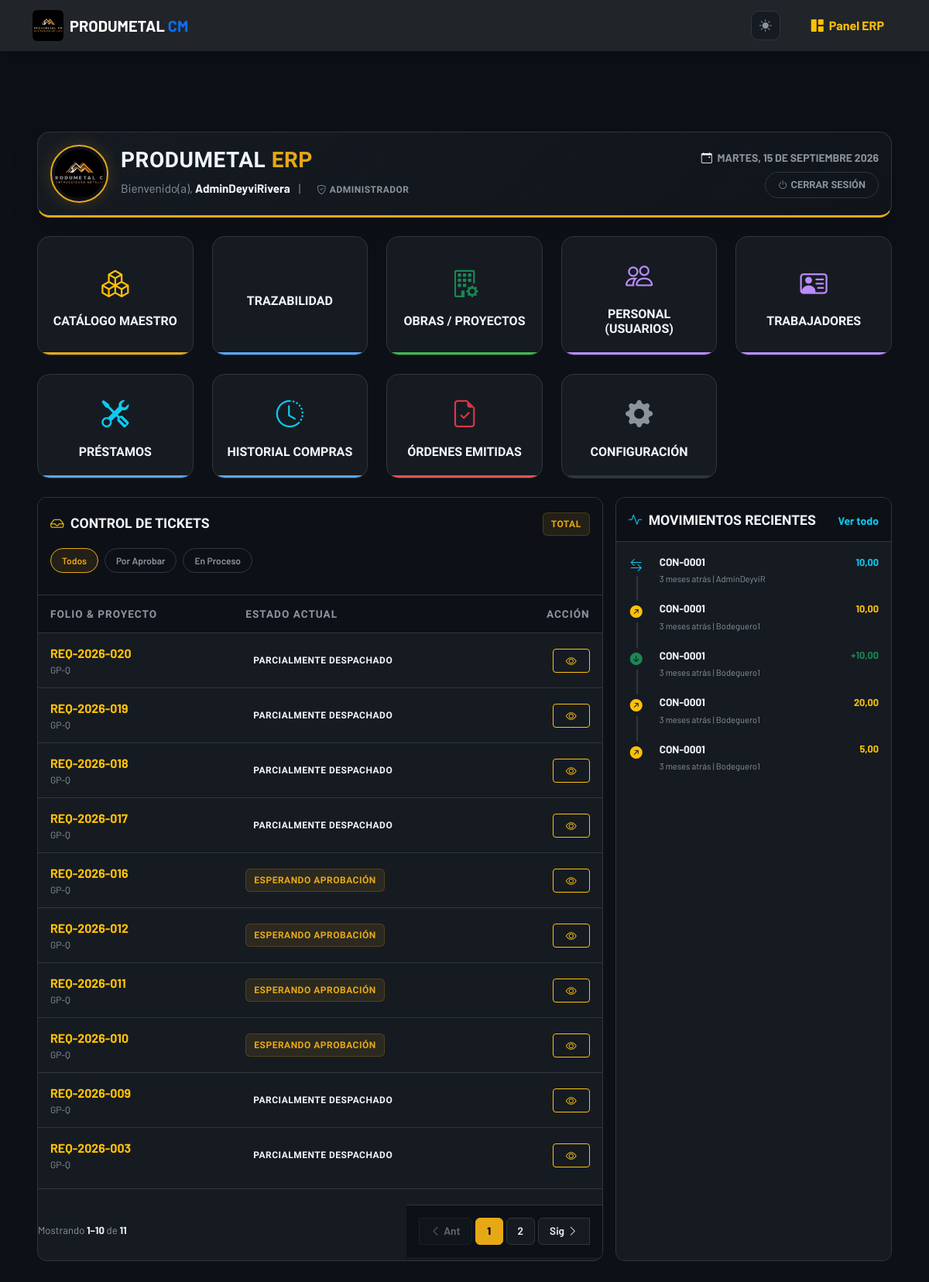
Page /erp/dashboard/ (signed in) on the earlier database version.
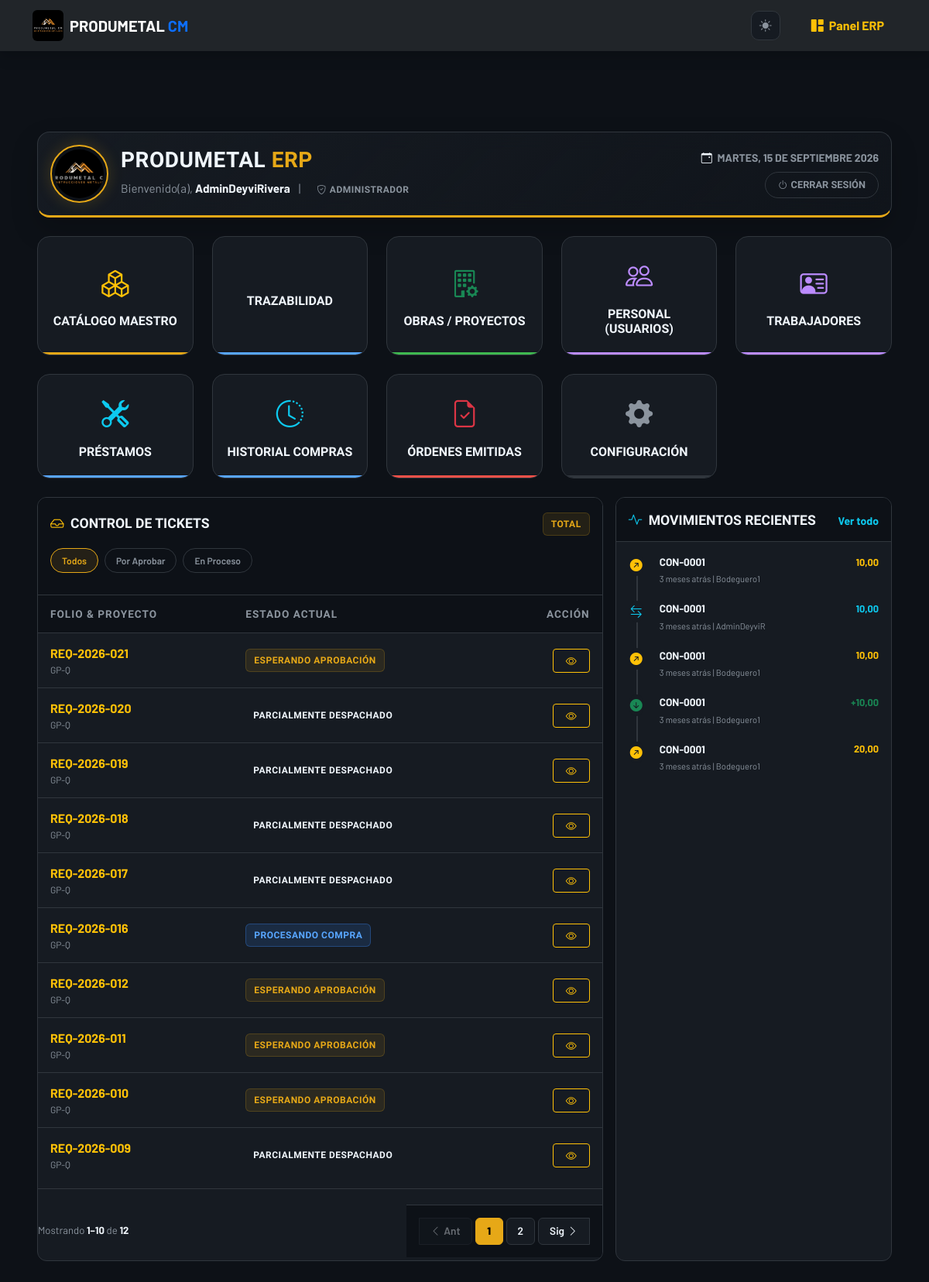
Same page on the later database version.
### web/models.py (models this page shows, shortened)
class Requerimiento(models.Model):
    ESTADOS = [
        ('PENDIENTE', 'Pendiente de Aprobación Admin'),
        ('APROBADO', 'Aprobado'),
        ('RECHAZADO', 'Rechazado'),
        ('PARCIALMENTE_DESPACHADO', 'Parcialmente Despachado'),
        ('DESPACHADO', 'Despachado Totalmente'),
        ('EN_COMPRAS', 'Enviado a Compras'),
        ('CERRADO_INCOMPLETO', 'Cerrado Incompleto por Bodega'),
    ]
    folio = models.CharField(max_length=20, unique=True, blank=True, editable=False)
    solicitante = models.ForeignKey(User, on_delete=models.PROTECT, related_name='requerimientos')
    proyecto = models.ForeignKey(Proyecto, on_delete=models.PROTECT)
    fecha_solicitud = models.DateTimeField(auto_now_add=True)
    estado = models.CharField(max_length=30, choices=ESTADOS, default='PENDIENTE')
    observaciones = models.TextField(blank=True)
    history = HistoricalRecords()

class Proyecto(models.Model):
    nombre = models.CharField(max_length=200)
    centro_costos = models.CharField(max_length=100, unique=True, blank=True)
    descripcion = models.TextField(blank=True, null=True, verbose_name="Descripción del Proyecto")
    is_active = models.BooleanField(default=True, help_text="Desmarcar para borrado lógico")
    fecha_creacion = models.DateTimeField(auto_now_add=True)
    bodega_proyecto = models.OneToOneField(Bodega, on_delete=models.SET_NULL, null=True, blank=True, related_name='proyecto_asociado')
    history = HistoricalRecords() # AUDITORÍA TOTAL

class MovimientoInventario(models.Model):
    TIPO_MOVIMIENTO = [
        ('INGRESO', 'Ingreso por Compra (Abastecimiento)'),
        ('SALIDA', 'Salida por Requerimiento (Despacho)'),
        ('AJUSTE', 'Ajuste Manual de Inventario'),
        ('VENTA', 'Venta a Terceros'),
        ('TRANSFERENCIA', 'Transferencia entre Bodegas'),
        ('PRESTAMO', 'Préstamo a Trabajador'),
        ('DEVOLUCION_PRESTAMO', 'Devolución de Préstamo'),
    ]
    material = models.ForeignKey(Material, on_delete=models.PROTECT, related_name='movimientos')
    tipo = models.CharField(max_length=20, choices=TIPO_MOVIMIENTO)
    cantidad = models.DecimalField(max_digits=10, decimal_places=2)
    bodega_origen = models.ForeignKey(Bodega, on_delete=models.SET_NULL, null=True, blank=True, related_name='movimientos_salida')
    bodega_destino = models.ForeignKey(Bodega, on_delete=models.SET_NULL, null=True, blank=True, related_name='movimientos_ingreso')
    fecha_hora = models.DateTimeField(default=timezone.now)
    responsable = models.ForeignKey(User, on_delete=models.SET_NULL, null=True, blank=True)
    requerimiento_asociado = models.ForeignKey('Requerimiento', on_delete=models.SET_NULL, null=True, blank=True)
    orden_compra_asociada = models.ForeignKey('OrdenCompra', on_delete=models.SET_NULL, null=True, blank=True)
    observaciones = models.TextField(blank=True, null=True)
    certificado_calidad = models.FileField(
        upload_to='certificados/%Y/%m/%d/', blank=True, null=True,
        validators=[FileExtensionValidator(allowed_extensions=['pdf'])],
        help_text="Certificado de calidad subido por bodega"
    )
    history = HistoricalRecords()

class Material(models.Model):
    categoria = models.ForeignKey(Categoria, on_delete=models.PROTECT)
    sku = models.CharField(
        max_length=50, unique=True, blank=True, editable=False,
        help_text="Código único auto-generado"
    )
    nombre = models.CharField(
        max_length=200,
        help_text="Nombre comercial o norma técnica"
    )
    descripcion = models.TextField(blank=True, null=True)
    stock_actual = models.DecimalField(
        max_digits=10, decimal_places=2, default=0.00,
        help_text="Stock Total (Suma de bodegas). Denormalizado para reportes rápidos."
    )
    stock_minimo = models.DecimalField(
        max_digits=10, decimal_places=2, default=5.00,
        help_text="Umbral para alertas de reabastecimiento"
    )
    precio_base = models.DecimalField(
        max_digits=10, decimal_places=2, default=0.00,
        help_text="Precio unitario sin impuesto"
    )
    impuesto_porcentaje = models.DecimalField(
        max_digits=5, decimal_places=2, default=15.00,
        help_text="Porcentaje de impuesto (IVA, etc)"
    )
    is_active = models.BooleanField(
        default=True,
        help_text="Desmarcar para borrado lógico (mantiene histórico)"
    )
    fecha_creacion = models.DateTimeField(auto_now_add=True)
    fecha_modificacion = models.DateTimeField(auto_now=True)
    history = HistoricalRecords()
    class Meta:
        verbose_name_plural = "Inventario (Materiales y Consumibles)"
        ordering = ['-fecha_creacion']
        indexes = [
            models.Index(fields=['sku']),
            models.Index(fields=['categoria', 'is_active']),
        ]

### web/views.py (the view, shortened to what this page needs)
# urls.py: path('erp/dashboard/', views.dashboard_erp, name='dashboard_erp'),
@login_required(login_url='login')
def dashboard_erp(request):
    usuario = request.user
    context = {}
    Bodega.objects.get_or_create(nombre='Bodega Central', defaults={'is_principal': True})
    estado_filtro = request.GET.get('estado')
    page_number = request.GET.get('page')
    if es_admin(usuario):
        context['rol'] = 'Administrador'
        qs_tickets = Requerimiento.objects.filter(
            estado__in=['PENDIENTE', 'EN_COMPRAS', 'PARCIALMENTE_DESPACHADO']
        ).distinct().order_by('-fecha_solicitud')
        if estado_filtro:
            qs_tickets = qs_tickets.filter(estado=estado_filtro)
        paginator_tickets = Paginator(qs_tickets, 10)
        context['tickets_pendientes'] = paginator_tickets.get_page(page_number)
        context['ultimos_movimientos'] = MovimientoInventario.objects.all().order_by('-fecha_hora')[:5]
        context['cotizaciones_pendientes'] = SolicitudCompra.objects.filter(estado='COTIZADO').order_by('fecha_creacion')
        context['alertas_oc'] = OrdenCompra.objects.filter(estado='RECIBIDA_PARCIAL')
    return render(request, 'web/erp/dashboard.html', context)

### web/templatetags/pm_tags.py (called while the page is built, shortened)
@register.inclusion_tag('web/erp/partials/_pagination.html', takes_context=True)
def pm_pagination(context, page_obj, window=2, param_name='page'):
    request = context.get('request')
    base_qs = ''
    if request is not None:
        params = request.GET.copy()
        params.pop(param_name, None)
        base_qs = params.urlencode()
    num_pages = page_obj.paginator.num_pages
    current = page_obj.number
    if num_pages <= 7:
        pages = list(range(1, num_pages + 1))
    return {
        'page_obj': page_obj,
        'pages': pages,
        'base_qs': base_qs,
        'param_name': param_name,
    }

### web/views.py (called while the page is built)
def es_admin(user):
    return user.is_superuser

### web/templates/web/erp/dashboard.html (shortened to what the changed rows need)
{% extends 'web/base.html' %}
{% load static %}
{% load pm_tags %}
{% block content %}
<div class="container-fluid px-2 px-xl-5 erp-container">
    {% if rol == 'Administrador' %}
    <div class="row g-3 mb-4">
        <div class="col-12 col-lg-8 fade-up delay-2">
            <div class="card card-minimal h-100">
                <div class="card-body p-0">
                    <div class="table-responsive m-0 border-0 rounded-0">
                        <table class="table table-modern mb-0">
                            <thead>
                                <tr>
                                    <th class="ps-3">Folio & Proyecto</th>
                                    <th>Estado Actual</th>
                                    <th class="text-end pe-3">Acción</th>
                                </tr>
                            </thead>
                            <tbody>
                                {% for req in tickets_pendientes %}
                                <tr>
                                    <td class="ps-3 text-nowrap">
                                        <div class="fw-bold text-warning">{{ req.folio }}</div>
                                        <div class="text-muted" style="font-size: 0.75rem; max-width: 150px; overflow: hidden; text-overflow: ellipsis;">{{ req.proyecto.centro_costos }}</div>
                                    </td>
                                    <td>
                                        {% if req.estado == 'PENDIENTE' %}
                                            <span class="badge-soft badge-soft-warning">Esperando Aprobación</span>
                                        {% elif req.estado == 'EN_COMPRAS' %}
                                            <span class="badge-soft badge-soft-info">Procesando Compra</span>
                                        {% else %}
                                            <span class="badge-soft badge-soft-secondary">{{ req.get_estado_display }}</span>
                                        {% endif %}
                                    </td>
                                    <td class="text-end pe-3">
                                        <a href="{% url 'revisar_requerimiento_items' req.id %}" class="btn btn-sm btn-outline-warning py-1 px-3"><i class="bi bi-eye"></i></a>
                                    </td>
                                </tr>
                                {% empty %}
                                <tr><td colspan="3" class="text-center py-5 text-muted small"><i class="bi bi-check2-circle fs-3 d-block mb-2"></i> No hay requerimientos pendientes con el filtro actual.</td></tr>
                                {% endfor %}
                            </tbody>
                        </table>
                    </div>
                    {% pm_pagination tickets_pendientes %}
                </div>
            </div>
        </div>
        <div class="col-12 col-lg-4 fade-up delay-3">
            <div class="card card-minimal h-100">
                <div class="card-body p-3">
                    {% for mov in ultimos_movimientos %}
                    <div class="timeline-item">
                        <div class="timeline-icon">
                            {% if mov.tipo == 'INGRESO' %}
                                <i class="bi bi-arrow-down-circle-fill text-success"></i>
                            {% elif mov.tipo == 'SALIDA' or mov.tipo == 'VENTA' %}
                                <i class="bi bi-arrow-up-right-circle-fill text-warning"></i>
                            {% else %}
                                <i class="bi bi-arrow-left-right text-info"></i>
                            {% endif %}
                        </div>
                        <div>
                            <div class="d-flex justify-content-between align-items-center">
                                <span class="fw-bold text-white text-truncate pe-2" style="font-size: 0.85rem; max-width: 120px;">{{ mov.material.sku }}</span>
                                <span class="fw-bold {% if mov.tipo == 'INGRESO' %}text-success{% elif mov.tipo == 'SALIDA' %}text-warning{% else %}text-info{% endif %}" style="font-size: 0.8rem;">
                                    {% if mov.tipo == 'INGRESO' %}+{% endif %}{{ mov.cantidad }}
                                </span>
                            </div>
                            <div class="text-muted mt-1" style="font-size: 0.7rem;">{{ mov.fecha_hora|timesince }} atrás | {{ mov.responsable.username }}</div>
                        </div>
                    </div>
                    {% empty %}
                    <div class="text-center py-3 text-muted small">Sin actividad reciente.</div>
                    {% endfor %}
                </div>
            </div>
        </div>
    </div>
    {% endif %}
</div>
{% endblock %}

Differences in the rows shown:
no longer on this page (row unchanged): Requerimiento: folio "REQ-2026-003", proyecto.centro_costos "GP-Q", estado "PARCIALMENTE DESPACHADO"
no longer on this page (row unchanged): MovimientoInventario: tipo "SALIDA" (drawn), material.sku "CON-0001", cantidad "5,00", fecha_hora "3 meses", responsable.username "Bodeguero1"
added Requerimiento: folio "REQ-2026-021", proyecto.centro_costos "GP-Q", estado "ESPERANDO APROBACIÓN"
changed Requerimiento "REQ-2026-016": estado "ESPERANDO APROBACIÓN" → "PROCESANDO COMPRA"
added MovimientoInventario: tipo "SALIDA" (drawn), material.sku "CON-0001", cantidad "10,00", fecha_hora "3 meses", responsable.username "Bodeguero1"
Other differences:
{{ page_obj.paginator.count }}: "11" → "12"
